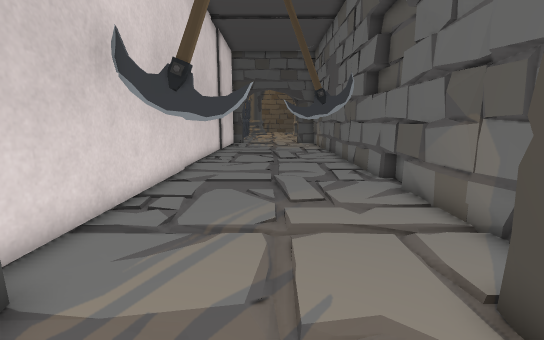
[1] (above)

23 first-person views from a walk through a 3-D level made in the Unity game engine. The camera is 1.2 m above the floor, tilts 10° down and sees 90° across. Doors are open. The floor is counted in squares, 0.5 m on a side. Each view is taken from the middle of a square. On the plan, view 1 faces up. The plan holds only what a view shows up to about 18 squares ahead; the rest is blank. The place goes on beyond the plan. The player is left out. Some animated figures are not drawn. Some surface patterns are stand-ins.

[2]
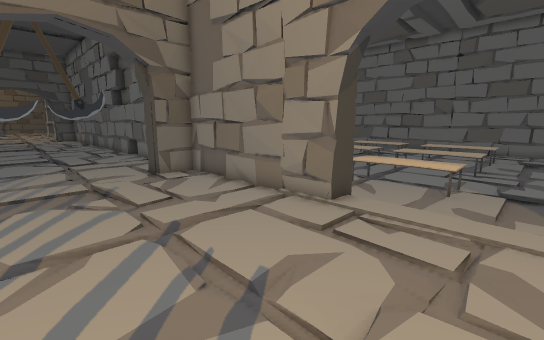

[3]
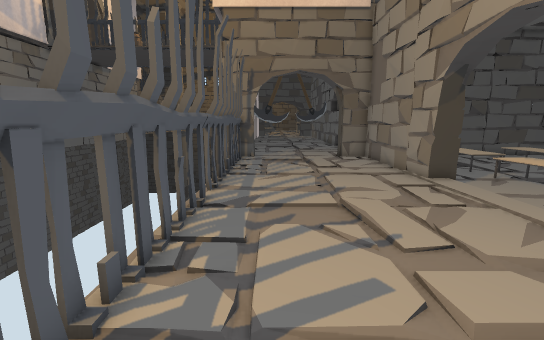

[4]
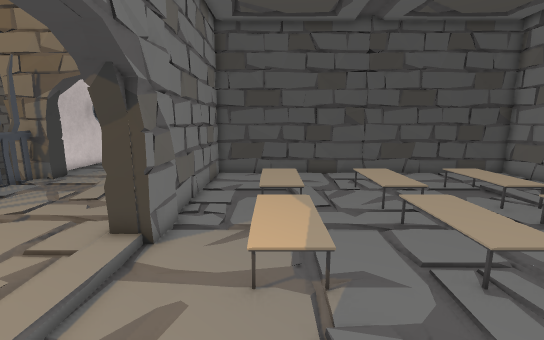

[5]
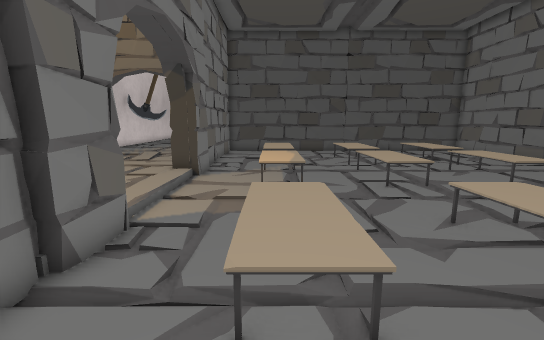

[6]
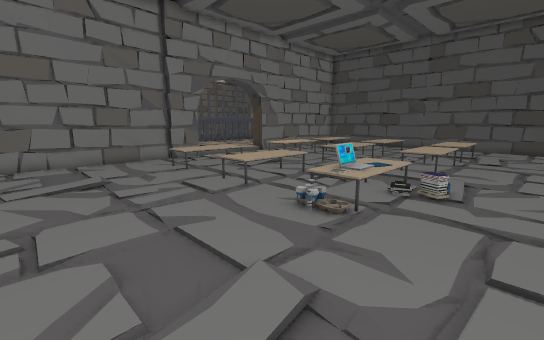

[7]
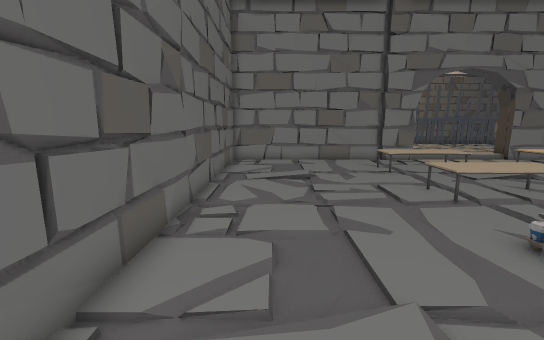

[8]
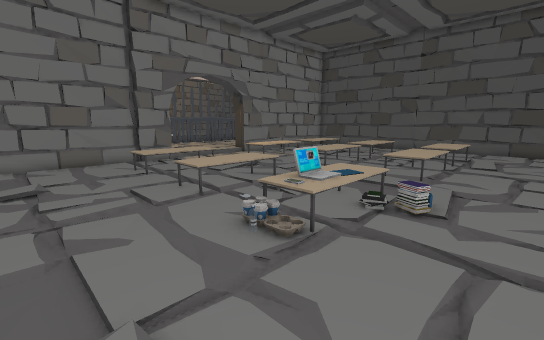

[9]
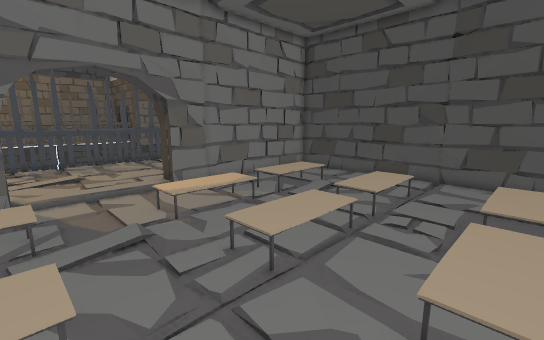

[10]
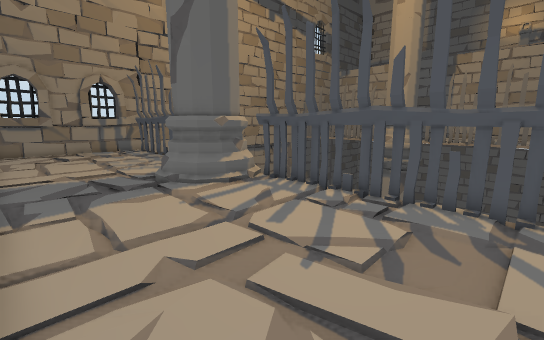

[11]
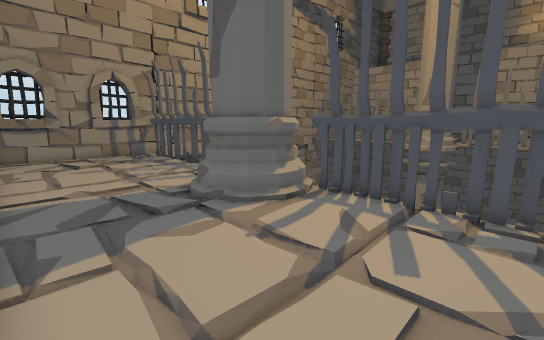

[12]
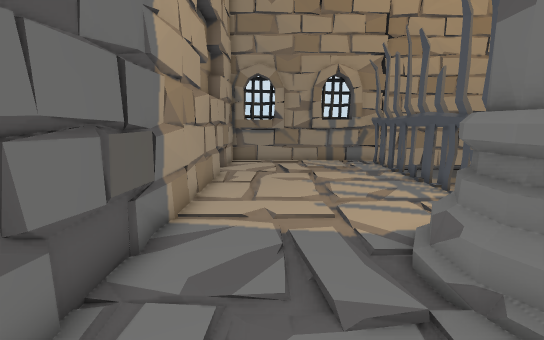

[13]
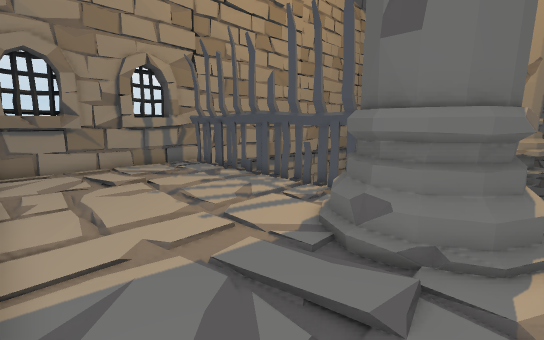

[14]
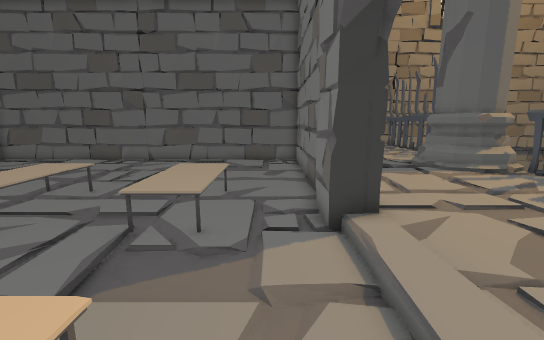

[15]
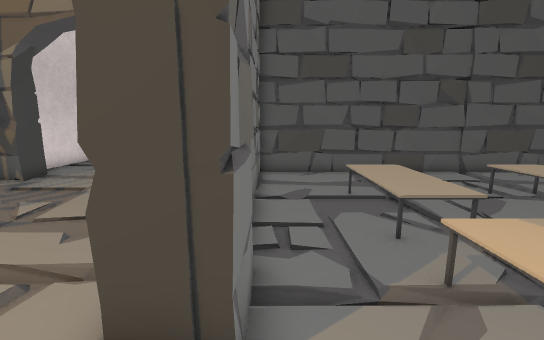

[16]
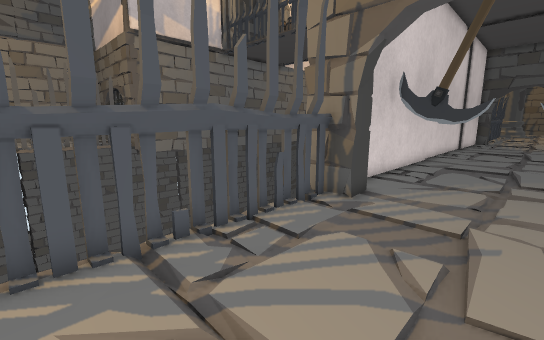

[17]
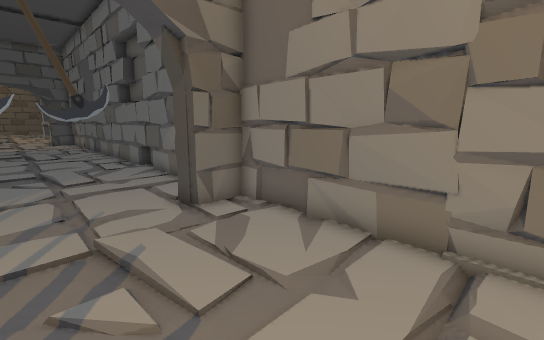

[18]
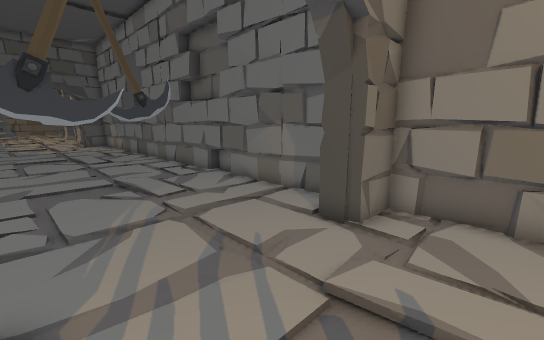

[19]
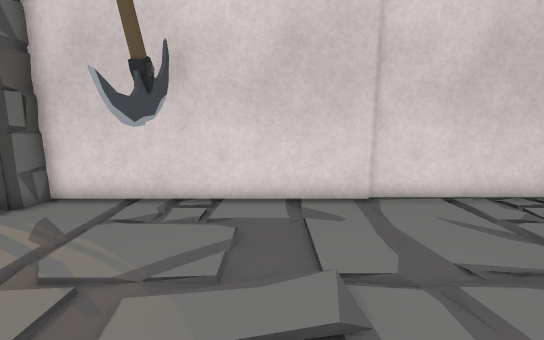

[20]
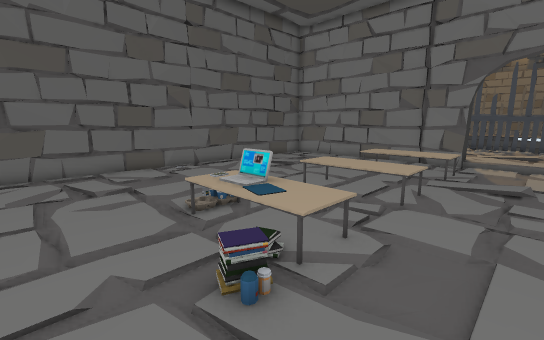

[21]
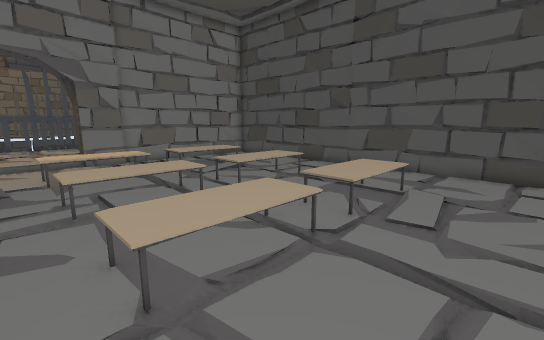

[22]
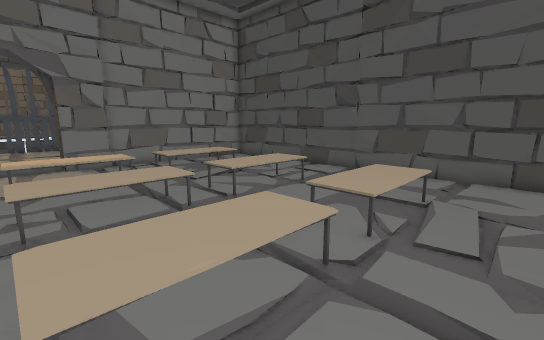

[23]
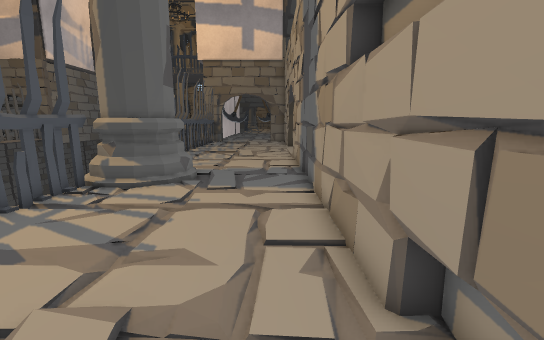

### Floor plan
Key: @ floor where view 1 was taken; # wall or solid block; x gap in a wall; . main floor; - floor 0.25 m lower than the main floor; : floor 0.5 m higher than the main floor; / step, stairs or slope; D open door; = window, fence, low wall or low ledge; ^ raised ledge; T trap; E desk; O other object.
Columns run from 4 left of view 1 to 23 right of it. Each row starts with its distance up from view 1.
 17 #.......#
 16 #....... #
 15 #....... #
 14 #....TTTT#
 13 #........#
 12 #........#
 11 #.../....#
 10 #.../....#
  9 #.../... #
  8 #....... #
  7 #TTT.... #
  6 #....... #
  5 #........##########D########
  4 #........#.........D........
  3 ##.....# #.........D........
  2 ##.....###........./........
  1 x.../....#...OO/..OO/.OO//..
  0 x...@....#...OO...O/..OO....
 -1 x.../... #..EOO...OO..OO....
 -2 x....... #...OO...OO..OO....
 -3 x....... #......../E........
 -4 x....... ##.......//...DDDD.
 -5 x........##..OO...OO..ODDDD.
 -6 x........##..OO...OO..OO....
 -7 x............OO...OO..OO....
 -8  ............OO...OO..OO....
 -9 x.../........//...//..//....
-10 x.../........-.....-...-....
-11 x.../............../.././...
-12 x........##..::...OO../://..
-13 x....... ##..::...OO../:/...
-14 x....... ##..::...OO../:....
-15 x........#...::...OO../:....
-16 x........#........./..//....
-17 x........#.........-.../....
-18 ###......#.........-........
-19  ###/....#.........-........
-20    #/....#...-.....-...-....
-21  ###/... #.........-........
-22 ###..... #.........-........
-23 x....... ##..=#=...  ..=#=..
-24 x....... ###################
-25 x........#
-26 x........#
-27 x........#
-28 x........#
-29 x.../....#
-30 x.../....#
-31 x.../...##
-32 x.......##
-33 ##^###^^##

Positions as (right, up) in squares from view 1, and headings:
1: (0, 0), facing up
2: (-2, -10), facing up-right
3: (-2, -17), facing up
4: (9, -13), facing up
5: (9, -18), facing up
6: (23, -22), facing up-left
7: (23, -21), facing left
8: (23, -20), facing up-left
9: (19, -12), facing up-left
10: (4, -9), facing down-left
11: (4, -12), facing down-left
12: (2, -16), facing down
13: (4, -18), facing down-left
14: (7, -6), facing down
15: (6, -8), facing up
16: (1, -6), facing up-left
17: (-1, -5), facing up-right
18: (-3, -1), facing up-right
19: (4, 10), facing left
20: (23, -9), facing down-left
21: (23, -9), facing up-left
22: (22, -8), facing up-left
23: (3, -32), facing up
